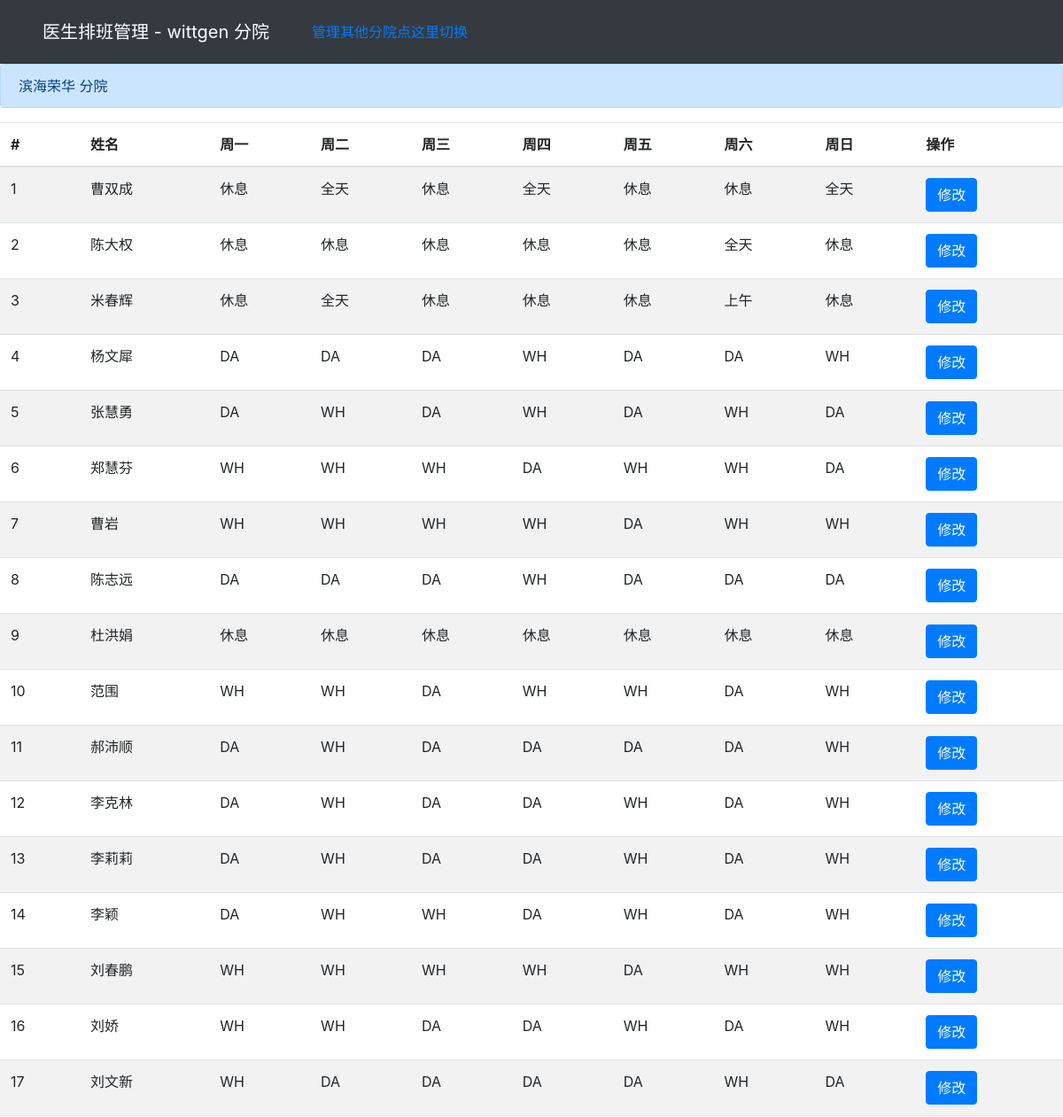
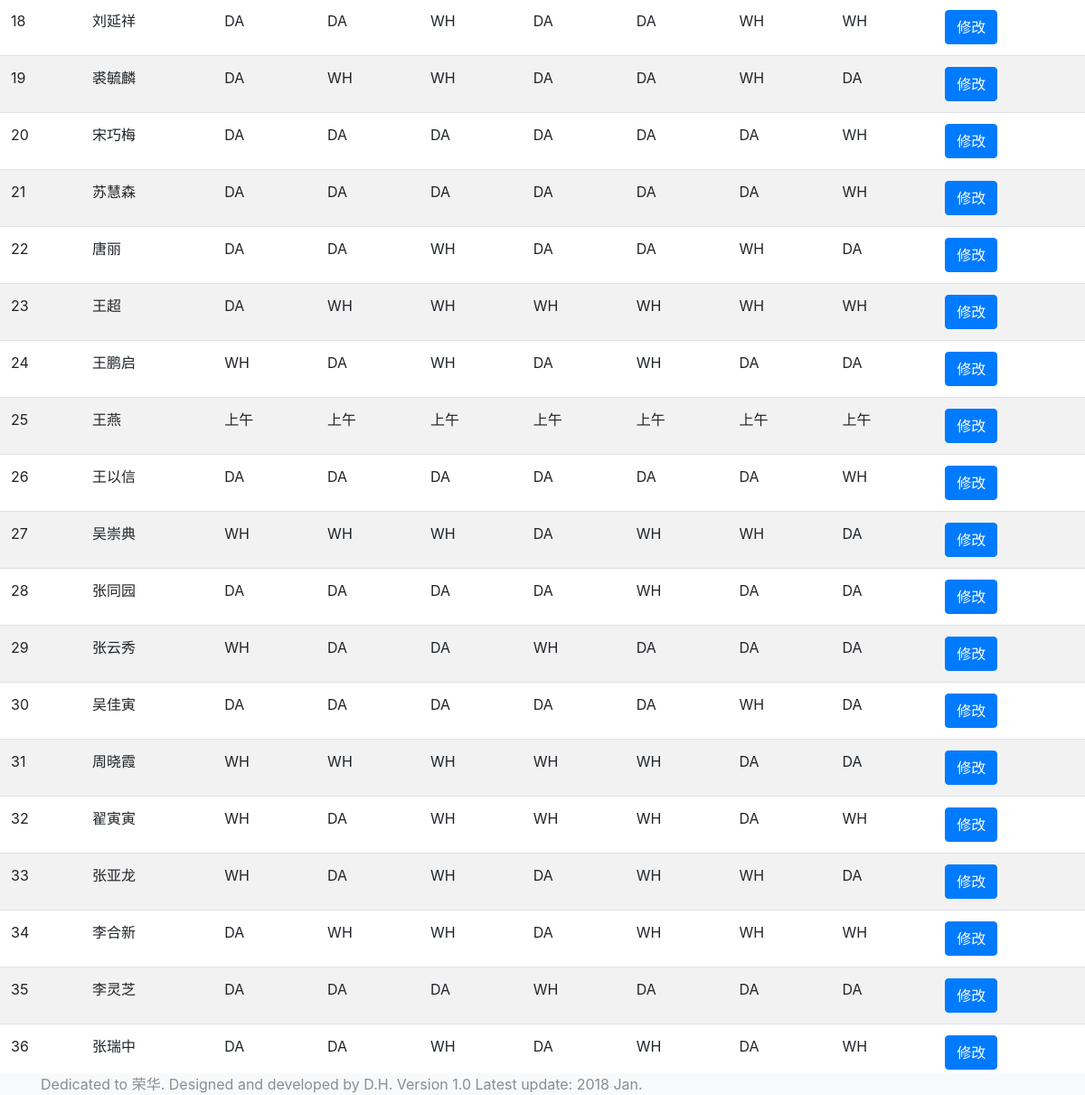
The page /schedule/7/bybranch/ (signed in) on the database its author committed (2 pictures, top to bottom).
### schedule/models.py (models this page shows, shortened)
class Branch(models.Model): #分院名字
    b_name = models.CharField(max_length=50)

class Arrange(models.Model): #医生出诊排班
    doctor = models.ForeignKey(Doctor, on_delete=models.CASCADE)
    branch = models.ForeignKey(Branch, on_delete=models.CASCADE)
    MORNING = "上午"
    AFTERNOON ="下午"
    WHOLEDAY = "全天"
    DAYOFF = "休息"
    PLAN_CHOICE = (
                    (MORNING,"上午"),
                    (AFTERNOON,"下午"),
                    (WHOLEDAY,"全天"),
                    (DAYOFF, "休息"),
                  )
    mon = models.CharField(max_length=10, choices=PLAN_CHOICE, default=DAYOFF)
    tue = models.CharField(max_length=10, choices=PLAN_CHOICE, default=DAYOFF)
    wed = models.CharField(max_length=10, choices=PLAN_CHOICE, default=DAYOFF)
    thu = models.CharField(max_length=10, choices=PLAN_CHOICE, default=DAYOFF)
    fri = models.CharField(max_length=10, choices=PLAN_CHOICE, default=DAYOFF)
    sat = models.CharField(max_length=10, choices=PLAN_CHOICE, default=DAYOFF)
    sun = models.CharField(max_length=10, choices=PLAN_CHOICE, default=DAYOFF)
    class Meta:
        unique_together = ("doctor","branch")

class Doctor(models.Model):
    name = models.CharField(max_length=16)
    department = models.CharField(max_length=50) #儿科，妇科 like so...

### schedule/views.py (the view)
# urls.py: url(r'^(?P<b_id>[0-9]+)/bybranch/$', views.bybranch, name='bybranch'),
def bybranch(request, b_id):
    arrangeList = get_list_or_404(Arrange, branch_id=b_id)
    branchRow = get_object_or_404(Branch, id=b_id)
    context = {
        'arrangeList': arrangeList,
        'branchRow': branchRow,
    }
    return render(request, 'schedule/bybranch.html', context)

### templates/schedule/bybranch.html
{% extends "base.html" %}
{% block content %}
        <div class="alert alert-primary" role="alert">
          {{ branchRow.b_name }} 分院
        </div>
        {% if arrangeList %}
        <table class="table table-striped">
          <thead>
            <tr>
              <th scope="col">#</th>
              <th scope="col">姓名</th>
              <th scope="col">周一</th>
              <th scope="col">周二</th>
              <th scope="col">周三</th>
              <th scope="col">周四</th>
              <th scope="col">周五</th>
              <th scope="col">周六</th>
              <th scope="col">周日</th>
              <th scope="col">操作</th>
            </tr>
          </thead>
          <tbody>
            {% for arr in arrangeList %}
            <tr>
              <td>{{forloop.counter}}</td>
              <td>{{arr.doctor.name}}</td>
              <td>{{arr.mon}}</td>
              <td>{{arr.tue}}</td>
              <td>{{arr.wed}}</td>
              <td>{{arr.thu}}</td>
              <td>{{arr.fri}}</td>
              <td>{{arr.sat}}</td>
              <td>{{arr.sun}}</td>
              <td>
                {% if user.username == branchRow.b_name or user.is_superuser %}
                <a class="btn btn-primary" href="{% url 'schedule:arrange_update' arr.id %}" role="button">修改</a>
                {% else %}
                <p>*</p>
                {% endif %}
              </td>
            </tr>
            {% endfor %}
          </tbody>
        </table>
        {% endif %}
{% endblock %}

### templates/header.html
{% load staticfiles %}
<header>
	<nav class="navbar navbar-dark bg-dark box-shadow">
	{% if user.is_authenticated %}
	  <div class="navbar navbar-header">
		  <a class="navbar navbar-brand" href="#">医生排班管理 - {{ user.username }} 分院 </a>
	      <a class="navbar nav-right" href="{% url 'account:user_logout' %}">管理其他分院点这里切换</a>
	  </div>
	{% else %}
	  <div class="navbar navbar-header">
		  <a class="navbar navbar-brand" href="#">医生排班</a>
	      <a class="btn btn-outline-success my-2 my-sm-0" href="{% url 'account:user_login' %}">Sign in</a>
	  </div>
	{% endif %}
	</nav>
</header>

### rows shown on the page
Branch: b_name "滨海荣华"
Arrange: doctor.name "曹双成", mon "休息", tue "全天", wed "休息", thu "全天", fri "休息", sat "休息", sun "全天"
Arrange: doctor.name "陈大权", mon "休息", tue "休息", wed "休息", thu "休息", fri "休息", sat "全天", sun "休息"
Arrange: doctor.name "米春辉", mon "休息", tue "全天", wed "休息", thu "休息", fri "休息", sat "上午", sun "休息"
Arrange: doctor.name "杨文犀", mon "DA", tue "DA", wed "DA", thu "WH", fri "DA", sat "DA", sun "WH"
Arrange: doctor.name "张慧勇", mon "DA", tue "WH", wed "DA", thu "WH", fri "DA", sat "WH", sun "DA"
Arrange: doctor.name "郑慧芬", mon "WH", tue "WH", wed "WH", thu "DA", fri "WH", sat "WH", sun "DA"
Arrange: doctor.name "曹岩", mon "WH", tue "WH", wed "WH", thu "WH", fri "DA", sat "WH", sun "WH"
Arrange: doctor.name "陈志远", mon "DA", tue "DA", wed "DA", thu "WH", fri "DA", sat "DA", sun "DA"
Arrange: doctor.name "杜洪娟", mon "休息", tue "休息", wed "休息", thu "休息", fri "休息", sat "休息", sun "休息"
Arrange: doctor.name "范围", mon "WH", tue "WH", wed "DA", thu "WH", fri "WH", sat "DA", sun "WH"
Arrange: doctor.name "郝沛顺", mon "DA", tue "WH", wed "DA", thu "DA", fri "DA", sat "DA", sun "WH"
Arrange: doctor.name "李克林", mon "DA", tue "WH", wed "DA", thu "DA", fri "WH", sat "DA", sun "WH"
Arrange: doctor.name "李莉莉", mon "DA", tue "WH", wed "DA", thu "DA", fri "WH", sat "DA", sun "WH"
Arrange: doctor.name "李颖", mon "DA", tue "WH", wed "WH", thu "DA", fri "WH", sat "DA", sun "WH"
Arrange: doctor.name "刘春鹏", mon "WH", tue "WH", wed "WH", thu "WH", fri "DA", sat "WH", sun "WH"
Arrange: doctor.name "刘娇", mon "WH", tue "WH", wed "DA", thu "DA", fri "WH", sat "DA", sun "WH"
Arrange: doctor.name "刘文新", mon "WH", tue "DA", wed "DA", thu "DA", fri "DA", sat "WH", sun "DA"
Arrange: doctor.name "刘延祥", mon "DA", tue "DA", wed "WH", thu "DA", fri "DA", sat "WH", sun "WH"
Arrange: doctor.name "裘毓麟", mon "DA", tue "WH", wed "WH", thu "DA", fri "DA", sat "WH", sun "DA"
Arrange: doctor.name "宋巧梅", mon "DA", tue "DA", wed "DA", thu "DA", fri "DA", sat "DA", sun "WH"
Arrange: doctor.name "苏慧森", mon "DA", tue "DA", wed "DA", thu "DA", fri "DA", sat "DA", sun "WH"
Arrange: doctor.name "唐丽", mon "DA", tue "DA", wed "WH", thu "DA", fri "DA", sat "WH", sun "DA"
Arrange: doctor.name "王超", mon "DA", tue "WH", wed "WH", thu "WH", fri "WH", sat "WH", sun "WH"
Arrange: doctor.name "王鹏启", mon "WH", tue "DA", wed "WH", thu "DA", fri "WH", sat "DA", sun "DA"
Arrange: doctor.name "王燕", mon "上午", tue "上午", wed "上午", thu "上午", fri "上午", sat "上午", sun "上午"
Arrange: doctor.name "王以信", mon "DA", tue "DA", wed "DA", thu "DA", fri "DA", sat "DA", sun "WH"
Arrange: doctor.name "吴崇典", mon "WH", tue "WH", wed "WH", thu "DA", fri "WH", sat "WH", sun "DA"
Arrange: doctor.name "张同园", mon "DA", tue "DA", wed "DA", thu "DA", fri "WH", sat "DA", sun "DA"
Arrange: doctor.name "张云秀", mon "WH", tue "DA", wed "DA", thu "WH", fri "DA", sat "DA", sun "DA"
Arrange: doctor.name "吴佳寅", mon "DA", tue "DA", wed "DA", thu "DA", fri "DA", sat "WH", sun "DA"
Arrange: doctor.name "周晓霞", mon "WH", tue "WH", wed "WH", thu "WH", fri "WH", sat "DA", sun "DA"
Arrange: doctor.name "翟寅寅", mon "WH", tue "DA", wed "WH", thu "WH", fri "WH", sat "DA", sun "WH"
Arrange: doctor.name "张亚龙", mon "WH", tue "DA", wed "WH", thu "DA", fri "WH", sat "WH", sun "DA"
Arrange: doctor.name "李合新", mon "DA", tue "WH", wed "WH", thu "DA", fri "WH", sat "WH", sun "WH"
Arrange: doctor.name "李灵芝", mon "DA", tue "DA", wed "DA", thu "WH", fri "DA", sat "DA", sun "DA"
Arrange: doctor.name "张瑞中", mon "DA", tue "DA", wed "WH", thu "DA", fri "WH", sat "DA", sun "WH"

### other values the page prints
{{ user.username }} "wittgen"
